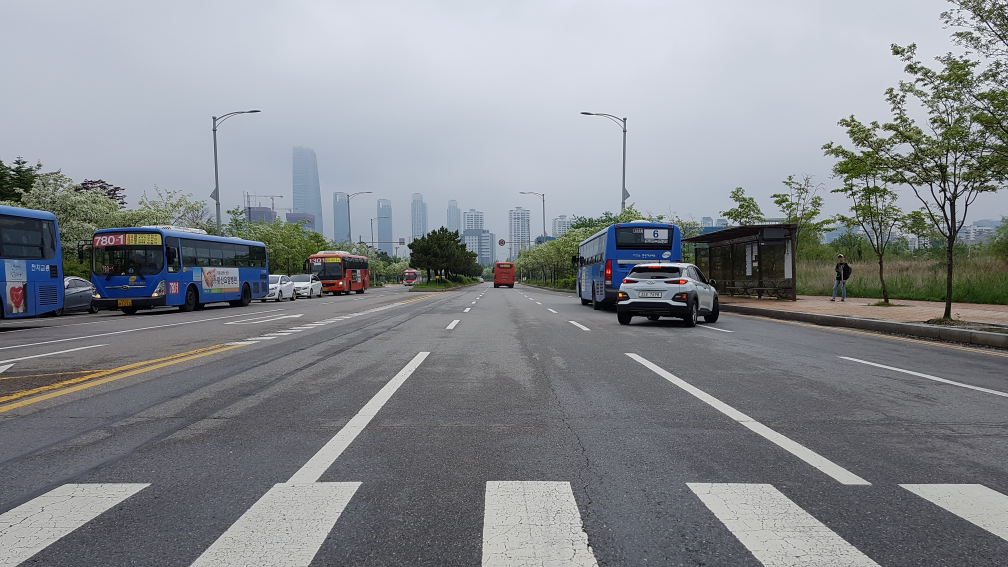
%> input picture out.jpg, 4032 x 2268 px (shown at 1/4 size)
$ octave lanedetect.m   (GNU Octave 9; MATLAB toolbox functions it lacks are replaced by stand-ins)
%> lines starting %> are read from the running program, lines starting %| are printed output that depends on the picture; in (x1, y1, x2, y2) boxes, pixels count from 0 and x2, y2 are one past the last pixel; in counts of white or black regions, pixels touching at a corner belong together; the program's own positions count from 1
%% image read and grayscale, crop (이미지 불러오기, 흑백화, 자르기)
clear; clf; close all;
img_ori = imread('out.jpg');

img_gray = rgb2gray(img_ori);
img_gray = double(img_gray);
%> img_gray: size 2268x4032 double
img_gray = imresize(img_gray,0.3);
%> img_gray: size 681x1210 double
col = length(img_gray(:,1));
%> col = 681
row = length(img_gray(1,:));
%> row = 1210

img_gray = img_gray(col/2:col, 1:row);
%> img_gray: size 341x1210 double
figure();
imshow(uint8(img_gray));
%% gaussian filter
g1 = fspecial('gaussian',[5,5],5);
g2 = fspecial('gaussian',[5,5],10);
g3 = fspecial('gaussian',[21,21],10);

img1 = filter2(g3,img_gray);
img2 = filter2(g2,img_gray);
img3 = filter2(g3,img_gray);

figure();
subplot(2,2,1);
imshow(img_gray/256)
title('Original Image', 'FontSize', 10);
subplot(2,2,2);
imshow(img1/256)
title('Gaussian filtered image, size = 5x5, \sigma = 5', 'FontSize', 10);
subplot(2,2,3);
imshow(img2/256)
title('Gaussian filtered image, size = 5x5, \sigma = 10', 'FontSize', 10);

subplot(2,2,4);
imshow(img3/256)
title('Gaussian filtered image, size = 11x11, \sigma = 5', 'FontSize',10);
%% Calculating gradient with sobel mask
sobelMaskX = [-1,0,1;-2,0,2;-1,0,1];
sobelMaskY = [1,2,1;0,0,0;-1,-2,-1];
%Convolution by image by horizontal and vertical filter
G_X = conv2(img1,sobelMaskX,'same');
G_Y = conv2(img1,sobelMaskY,'same');
%Calcultae magnitude of edge
magnitude = (G_X.^2) + (G_Y.^2);
magnitude = sqrt(magnitude);
%Calculate directions/orientations
theta = atan2 (G_Y,G_X);
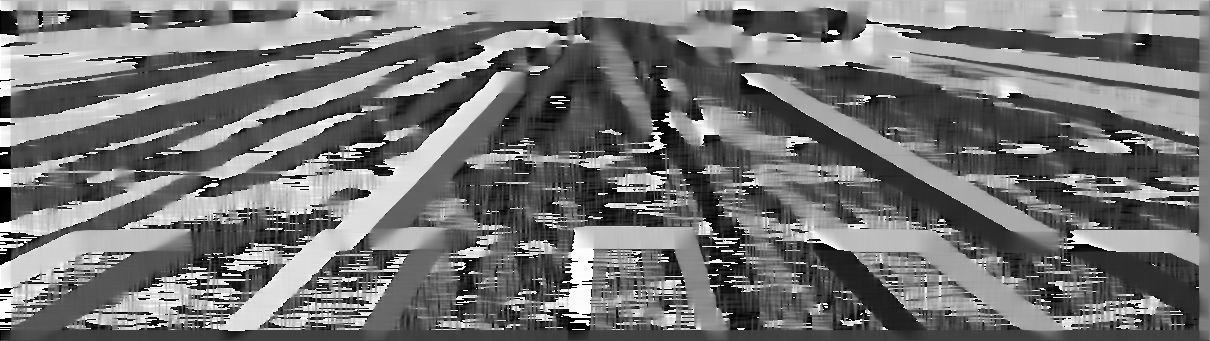
%> theta: size 341x1210 double; min -3.14, max 3.14, mean -0.244; drawn with min black and max white
theta = theta*180/pi;
%Adjustment for negative directions, making all directions positive
col = length(img_gray(:,1));
%> col = 341
row = length(img_gray(1,:));
for i = 1:col
    for j = 1:row
        if (theta(i,j)<0)
            theta(i,j) = 360*theta(i,j);
        end
    end
end
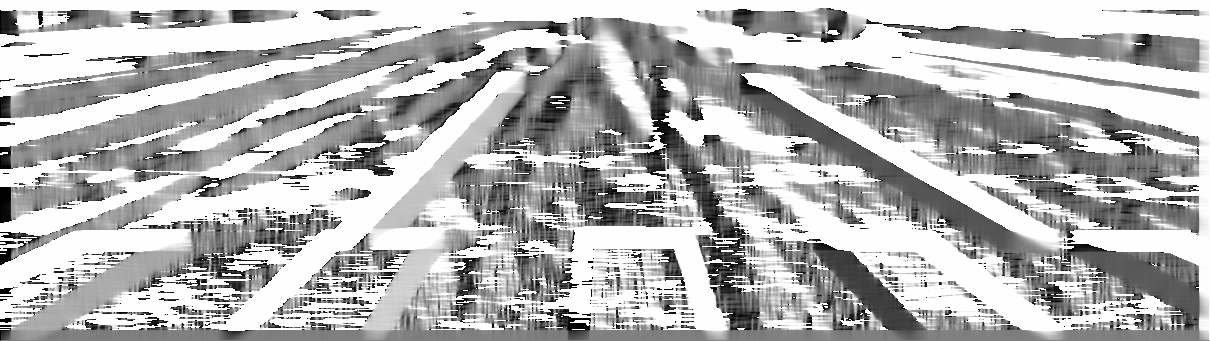
%> theta: size 341x1210 double; min -64799.7, max 180, mean -18783.7; drawn with min black and max white
%% quantization theta
qtheta = zeros(col,row);
%> qtheta: size 341x1210 double; every value is 0
%Adjusting directions to nearest 0, 45, 90, or 135 degree
for i = 1 : col
    for j = 1 : row
        if((theta(i,j) >= 0) && theta(i,j) < 22.5) || (theta(i,j) >= 157.5) && (theta(i,j) <202.5) || (theta(i,j) >= 337.5) && (theta(i,j) <= 360)
            qtheta(i,j) = 0; %degree 0
        elseif ((theta(i,j) >= 22.5) && (theta(i,j) < 67.5) || (theta(i,j) >= 202.5) && (theta(i,j) < 247.5))
            qtheta(i,j) = 1; %degree 1
        elseif ((theta(i,j) >= 67.5 && theta(i,j) < 112.5) || (theta(i,j) >= 247.5 && theta(i,j) < 292.5))
            qtheta(i,j) = 2; %degree 2
        elseif ((theta(i,j) >= 112.5 && theta(i,j) < 157.5) || (theta(i,j) >= 292.5 && theta(i,j) < 337.5))
            qtheta(i,j) = 3; %degree 3
        end
    end
end
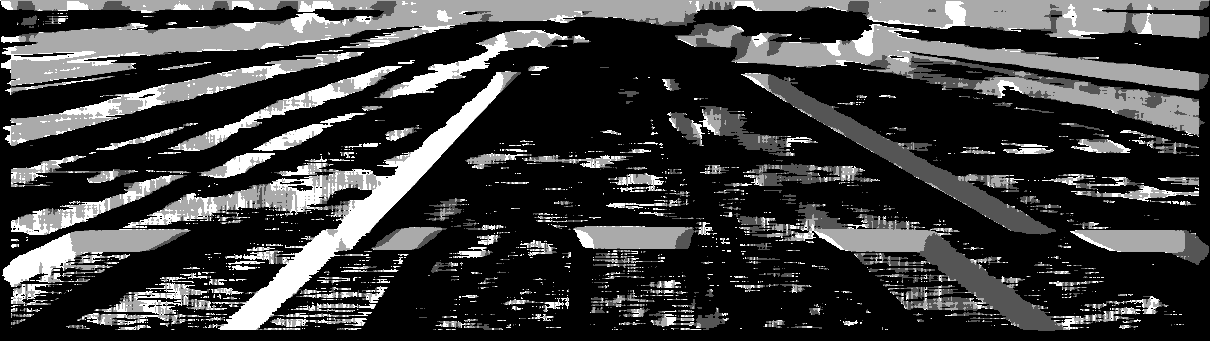
%> qtheta: size 341x1210 double; min 0, max 3, mean 0.726; drawn with min black and max white
%% Non-Maximum Supression
BW = zeros(col,row);
for i = 2:col-1
  for j = 2:row-2
      if (qtheta(i,j)==0)
          BW(i,j) = (magnitude(i,j) == max([magnitude(i,j),magnitude(i,j+1),magnitude(i,j-1)]));
      elseif(qtheta(i,j) == 1)
          BW(i,j) = (magnitude(i,j) == max([magnitude(i,j),magnitude(i+1,j+1),magnitude(i-1,j-1)]));
      elseif(qtheta(i,j) == 2)
          BW(i,j) = (magnitude(i,j) == max([magnitude(i,j),magnitude(i+1,j),magnitude(i-1,j)]));
      elseif(qtheta(i,j) == 3)
          BW(i,j) = (magnitude(i,j) == max([magnitude(i,j),magnitude(i+1,j+1),magnitude(i-1,j-1)]));
      end
  end
end
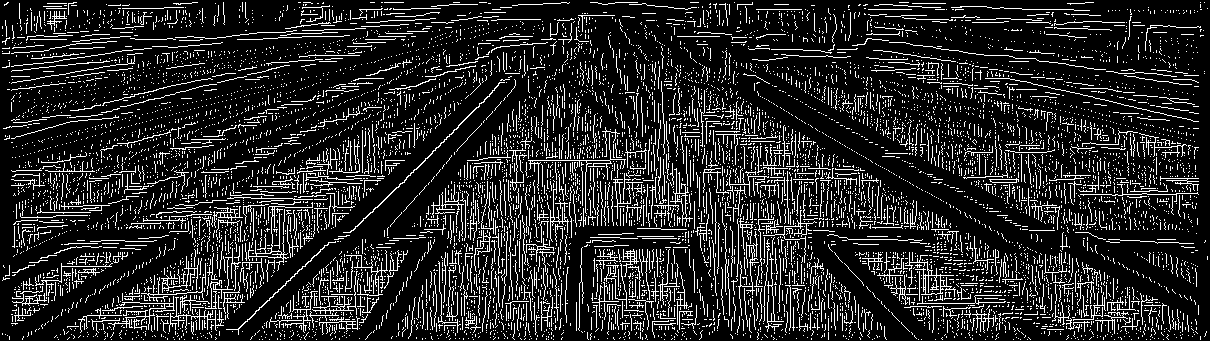
%> BW: size 341x1210 double; values 0 (black) and 1 (white), 15.2% white in thin lines or dots
BW = BW.*magnitude;
figure,imshow(BW);
%% Hysteresis Thresholding

T_min = 0.1;
T_max = 0.15;

%Hysteresis Thresholding
T_min = T_min * max(max(BW)); %이미지 안의 최대,최솟값을 구하여 min과 max 재설정
%> T_min = 8.51
T_max = T_max * max(max(BW));
%> T_max = 12.76

edge_final = zeros(col,row);

for i = 1 : col
    for j = 1 : row
        %no edge
        if (BW(i,j) < T_min)
            edge_final(i,j) = 0;
            %strong edge
        elseif ( BW(i,j) > T_max)
            edge_final(i,j) = 1;
            %weak edge - Using 8-conneccted components
        elseif ( BW(i+1,j)>T_max || BW(i-1,j)>T_max || BW(i,j+1)>T_max || BW(i,j-1)>T_max || BW(i-1,j-1)>T_max || BW(i-1,j+1)>T_max || BW(i+1,j+1)>T_max || BW(i+1,j-1)>T_max)
            edge_final(i,j) = 1;
        end
    end
end
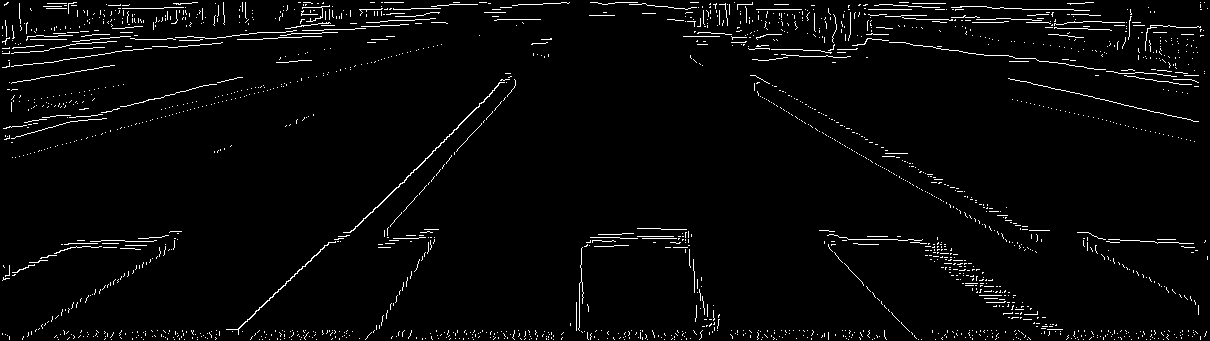
%> edge_final: size 341x1210 double; values 0 (black) and 1 (white), 2.8% white in thin lines or dots
img_canny = uint8(edge_final.*255);
%> img_canny: size 341x1210 uint8; 2.8% white in thin lines or dots
%show final edge detection result
figure,imshow(img_canny);
% BW1 = edge(image,'Canny') -> gray image만 가능

%집 주변의 도로사진 두개를 찍어서 edge를 detect 하기
%필터 사이즈 ,sigma값 변화에 따라 output이 어떻게 변하는지?

%% hough transform
[H,T,R] = hough(img_canny);
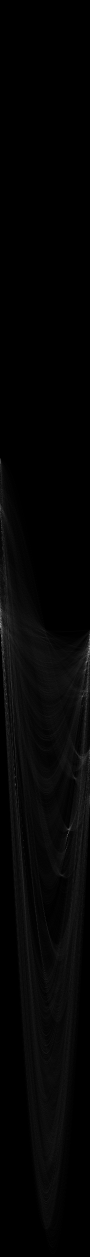
%> H: size 2513x180 double (shown at 1/2 size); min 0, max 249, mean 4.7
%> T = 180 values from -90 to 89; R = 2513 values from -1256 to 1256
P = houghpeaks(H,15,'threshold',ceil(0.15*max(H(:))));
%> P = 15 rows, first 12: [1248 1; 1304 178; 1218 1; 1324 173; 1408 14; 1669 136; 1324 8; 1392 166; 1285 4; 1244 4; 1017 1; 926 1]
lines = houghlines(img_canny,T,R,P,'FillGap',30,'MinLength',5);
%> lines = 68 lines; longest, point1 to point2 (x, y): (32, 332) to (545, 332), (851, 332) to (1207, 332), (756, 76) to (1042, 241), (726, 10) to (964, 10), (582, 332) to (814, 332), (510, 74) to (347, 237)


%% lane selection
c1 = [];
c2 = [];
l = [];
for k = 1:length(lines)
    if (lines(k).theta < 75 && lines(k).theta > -75)
        c1 = [c1; [lines(k).point1 3]]; %start point
        c2 = [c2; [lines(k).point2 3]]; %desert point
        l = [l;lines(k).point1 lines(k).point2];
    end
end
%> this loop made 68 passes
%> (c1, c2, l) on passes 33, 34, 59: ([544 40 3], [541 44 3], [544 40 541 44]), ([544 40 3; 510 74 3], [541 44 3; 347 237 3], [544 40 541 44; 510 74 347 237]), ([544 40 3; 510 74 3; 630 3 3], [541 44 3; 347 237 3; 650 14 3], [544 40 541 44; 510 74 347 237; 630 3 650 14])
%> (c1, c2) on pass 60: ([544 40 3; 510 74 3; 630 3 3; 689 37 3], [541 44 3; 347 237 3; 650 14 3; 704 45 3])
%> after the loop, c1 = [544 40 3; 510 74 3; 630 3 3; 689 37 3; 756 76 3]; c2 = [541 44 3; 347 237 3; 650 14 3; 704 45 3; 1042 241 3]; l = [544 40 541 44; 510 74 347 237; 630 3 650 14; 689 37 704 45; 756 76 1042 241]

%% display lane

img_gray = img_gray ./ 255;
img_gray = insertShape(img_gray, 'line',l,'color','green','LineWidth',5);
%> img_gray: size 341x1210x3 double
img_gray = insertShape(img_gray, 'Circle', c1, 'Color','red');
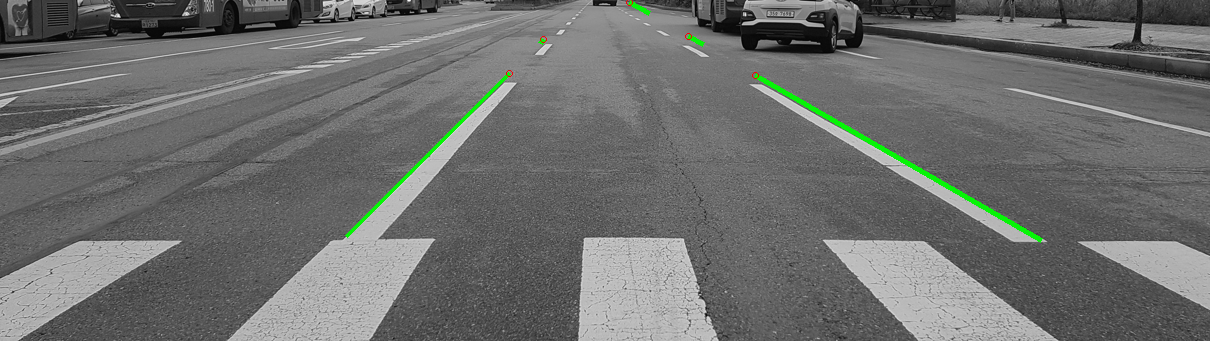
%> img_gray: size 341x1210x3 double; mean R, G, B 0.434, 0.44, 0.434; mean of the top-left, top-right, bottom-left and bottom-right quarters 0.428, 0.408, 0.444, 0.463; drawn with min black and max white
img_gray = insertShape(img_gray, 'Circle', c2, 'Color','yellow');
%> img_gray: size 341x1210x3 double; 0.02% of pixels changed, all inside (x1, y1, x2, y2) = (343, 10, 1045, 244)
figure, imshow(img_gray);
